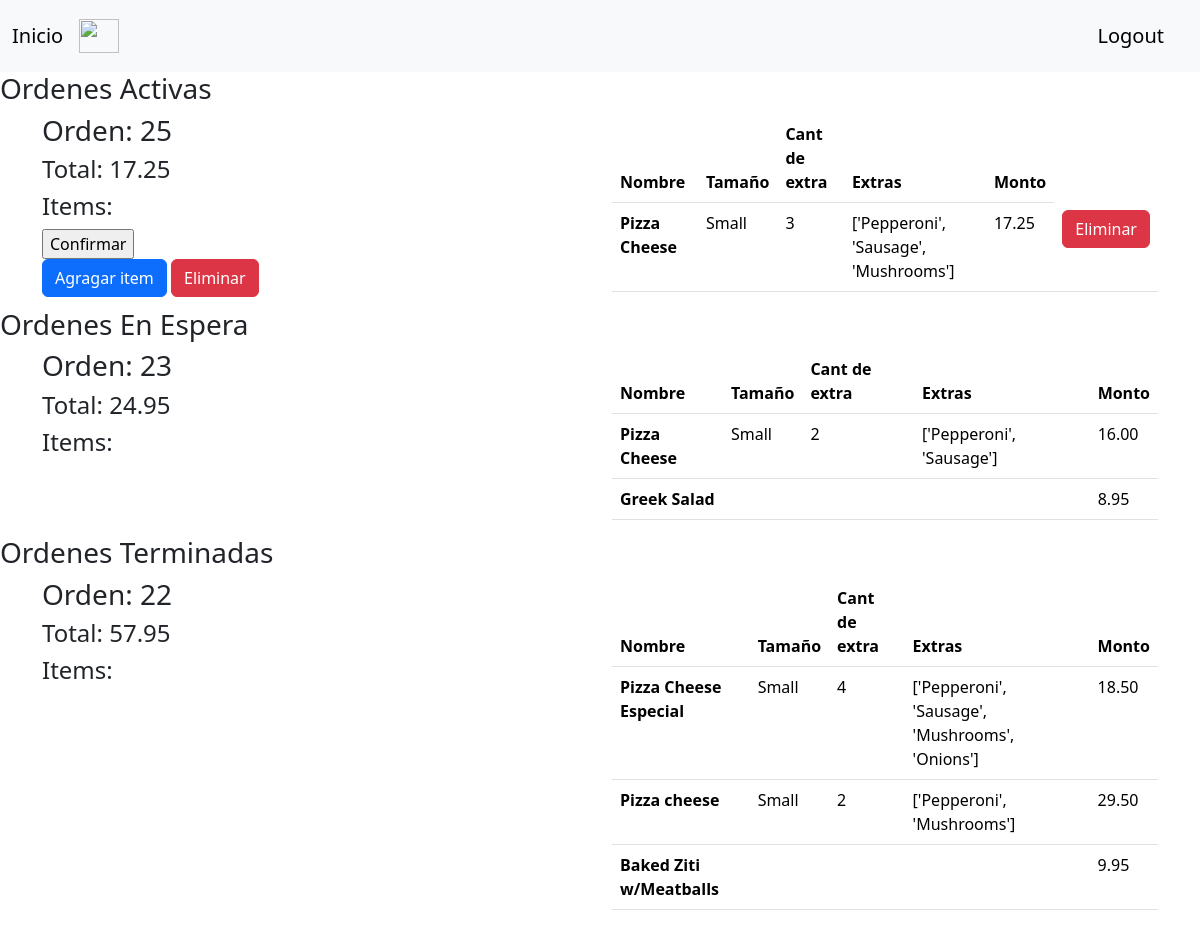
Page /order/carrito (signed in) on the committed database.
### orders/models.py (models this page shows, shortened)
class Order(models.Model):
    state_choices = [
        ('AC','Active'),
        ('FI', 'Finished'),
        ('WA', 'Waiting')
        ]
    user = models.ForeignKey(User, models.CASCADE, related_name="orders")
    date = models.DateField(auto_now_add=True)
    state = models.CharField(max_length=5, choices=state_choices, blank=False)
    total = models.DecimalField(max_digits=20, decimal_places=2, blank=False, null=False)

class OrderItem(models.Model):
    product = models.ForeignKey(MenuItem, models.CASCADE, blank=False, null=False, related_name="menu_item")
    order = models.ForeignKey(Order, models.CASCADE, blank=True, null=True, related_name="order_item")
    amoun = models.DecimalField(max_digits=20, decimal_places=2, blank=False, null=False)
    size = models.CharField(max_length=40, blank=True, null=True)
    extra = models.IntegerField(blank=True, null=True)
    extras = models.TextField(blank=True, null=True)

class MenuItem(models.Model):
    size_choices = [
        ('SM', 'small'),
        ('LG', 'large')
        ]
    category_choices = [
        ('RP', 'regular pizza'),
        ('SP', 'siciliam pizza'),
        ('To', 'toppings'),
        ('ToS', 'toppingsSubs'),
        ('Su', 'subs'),
        ('Pa', 'pasta'),
        ('Sa', 'salads'),
        ('Di', 'dinner platters')
        ]
    category = models.CharField(max_length=5, choices=category_choices, blank=False)
    name = models.TextField(max_length=50, blank=False)
    price_1 = models.FloatField(blank=False)
    price_2 = models.FloatField(blank=True, null=True)
    class Meta:
        verbose_name_plural = "MenuItem"

### orders/views.py (the view)
# urls.py: path("order/carrito", carrito, name="carrito"),
def carrito(request):
    if request.method == 'GET':
        queryset = {
            'orders':Order.objects.filter(user=request.user).all()
        }
        return render(request, 'menu/carrito.html', queryset)
    elif request.method == 'POST':
        order = Order.objects.get(pk=request.POST.get("order"))
        order.state = 'WA'
        order.save()
        return redirect('carrito')

### templates/menu/carrito.html (shortened to what this page needs)
{% extends 'base_order.html' %}
{% load bootstrap5 %}
{% load static %}
{% block dependence %}
    {% bootstrap_css %}
{% endblock %}
{% block body %}
    <h3>Ordenes Activas</h3>
    {% for order in orders %}
        {% if order.state == 'AC' %}
            <div class="container">
                <div class="row">
                    <div class="col">
                        <h3>Orden: {{ order.pk }}</h3>
                        <h4>Total: {{ order.total }}</h4>
                        <h4>Items: </h4>
                        <form action="" method="post">
                            <input type="submit" value="Confirmar">
                        </form>
                        <a href="{% url 'menu' %}"><button type="button" class="btn btn-primary">Agragar item</button></a>
                        <button type="button" class="btn btn-danger" data-urlpage="{% url 'delete_order' order.pk %}"
                                        onclick="loadContent(this)">Eliminar</button>
                    </div>
                    <div class="col">
                        <table class="table">
                            <thead>
                              <tr>
                                <th scope="col">Nombre</th>
                                <th scope="col">Tamaño</th>
                                <th scope="col">Cant de extra</th>
                                <th scope="col">Extras</th>
                                <th scope="col">Monto</th>
                              </tr>
                            </thead>
                            <tbody>
                            {% for item in order.order_item.all %}
                                {% if item.extra >= 4 %}
                                    <tr>
                                        <th scope="row">{{ item.product.name }} Especial</th>
                                        <td>{% if item.size %} {{ item.size }} {% endif %}</td>
                                        <td>{% if item.extra %}{{ item.extra }}{% endif %}</td>
                                        <td>{% if item.extras %}{{ item.extras }}{% endif %}</td>
                                        <td>{% if item.amoun %}{{ item.amoun }}{% endif %}</td>
                                        <td><a href="{% url 'delete_item' item.pk %}"><button type="button" class="btn btn-danger">Eliminar</button></a></td>
                                    </tr>
                                {% else %}
                                    <tr>
                                        <th scope="row">{{ item.product.name }}</th>
                                        <td>{% if item.size %} {{ item.size }} {% endif %}</td>
                                        <td>{% if item.extra %}{{ item.extra }}{% endif %}</td>
                                        <td>{% if item.extras %}{{ item.extras }}{% endif %}</td>
                                        <td>{% if item.amoun %}{{ item.amoun }}{% endif %}</td>
                                        <td><a href="{% url 'delete_item' item.pk %}"><button type="button" class="btn btn-danger">Eliminar</button></a></td>
                                    </tr>
                                {% endif %}
                            {% endfor %}
                            </tbody>
                          </table>
                    </div>
                </div>
            </div>
        {% endif %}
    {% endfor %}
    <h3>Ordenes En Espera</h3>
    {% for order in orders %}
            {% if order.state == 'WA' %}
            <div class="container">
                <div class="row">
                    <div class="col">
                        <h3>Orden: {{ order.pk }}</h3>
                        <h4>Total: {{ order.total }}</h4>
                        <h4>Items: </h4>
                    </div>
                    <div class="col">
                        <table class="table">
                            <thead>
                              <tr>
                                <th scope="col">Nombre</th>
                                <th scope="col">Tamaño</th>
                                <th scope="col">Cant de extra</th>
                                <th scope="col">Extras</th>
                                <th scope="col">Monto</th>
                              </tr>
                            </thead>
                            <tbody>
                                {% for item in order.order_item.all %}
                                {% if item.extra >= 4 %}
                                    <tr>
                                        <th scope="row">{{ item.product.name }} Especial</th>
                                        <td>{% if item.size %} {{ item.size }} {% endif %}</td>
                                        <td>{% if item.extra %}{{ item.extra }}{% endif %}</td>
                                        <td>{% if item.extras %}{{ item.extras }}{% endif %}</td>
                                        <td>{% if item.amoun %}{{ item.amoun }}{% endif %}</td>
                                    </tr>
                                {% else %}
                                    <tr>
                                        <th scope="row">{{ item.product.name }}</th>
                                        <td>{% if item.size %} {{ item.size }} {% endif %}</td>
                                        <td>{% if item.extra %}{{ item.extra }}{% endif %}</td>
                                        <td>{% if item.extras %}{{ item.extras }}{% endif %}</td>
                                        <td>{% if item.amoun %}{{ item.amoun }}{% endif %}</td>
                                    </tr>
                                {% endif %}
                            {% endfor %}
                            </tbody>
                          </table>
                    </div>
                </div>
            </div>
            {% endif %}
    {% endfor %}
    <h3>Ordenes Terminadas</h3>
    {% for order in orders %}
        {% if order.state == 'FI' %}
        <div class="container">
            <div class="row">
                <div class="col">
                    <h3>Orden: {{ order.pk }}</h3>
                    <h4>Total: {{ order.total }}</h4>
                    <h4>Items: </h4>
                </div>
                <div class="col">
                    <table class="table">
                        <thead>
                          <tr>
                            <th scope="col">Nombre</th>
                            <th scope="col">Tamaño</th>
                            <th scope="col">Cant de extra</th>
                            <th scope="col">Extras</th>
                            <th scope="col">Monto</th>
                          </tr>
                        </thead>
                        <tbody>
                            {% for item in order.order_item.all %}
                            {% if item.extra >= 4 %}
                                <tr>
                                    <th scope="row">{{ item.product.name }} Especial</th>
                                    <td>{% if item.size %} {{ item.size }} {% endif %}</td>
                                    <td>{% if item.extra %}{{ item.extra }}{% endif %}</td>
                                    <td>{% if item.extras %}{{ item.extras }}{% endif %}</td>
                                    <td>{% if item.amoun %}{{ item.amoun }}{% endif %}</td>
                                </tr>
                            {% else %}
                                <tr>
                                    <th scope="row">{{ item.product.name }}</th>
                                    <td>{% if item.size %} {{ item.size }} {% endif %}</td>
                                    <td>{% if item.extra %}{{ item.extra }}{% endif %}</td>
                                    <td>{% if item.extras %}{{ item.extras }}{% endif %}</td>
                                    <td>{% if item.amoun %}{{ item.amoun }}{% endif %}</td>
                                </tr>
                            {% endif %}
                        {% endfor %}
                        </tbody>
                      </table>
                </div>
            </div>
        </div>
        {% endif %}
    {% endfor %}
{% endblock %}

### rows in the picture
Order: pk "25", total "17.25"
OrderItem: product.name "Pizza Cheese", size "Small", extra "3", extras "['Pepperoni', 'Sausage', 'Mushrooms']", amoun "17.25"
Order: pk "23", total "24.95"
OrderItem: product.name "Pizza Cheese", size "Small", extra "2", extras "['Pepperoni', 'Sausage']", amoun "16.00"
OrderItem: product.name "Greek Salad", amoun "8.95"
Order: pk "22", total "57.95"
OrderItem: product.name "Pizza Cheese", size "Small", extra "4", extras "['Pepperoni', 'Sausage', 'Mushrooms', 'Onions']", amoun "18.50"
OrderItem: product.name "Pizza cheese", size "Small", extra "2", extras "['Pepperoni', 'Mushrooms']", amoun "29.50"
OrderItem: product.name "Baked Ziti w/Meatballs", amoun "9.95"
